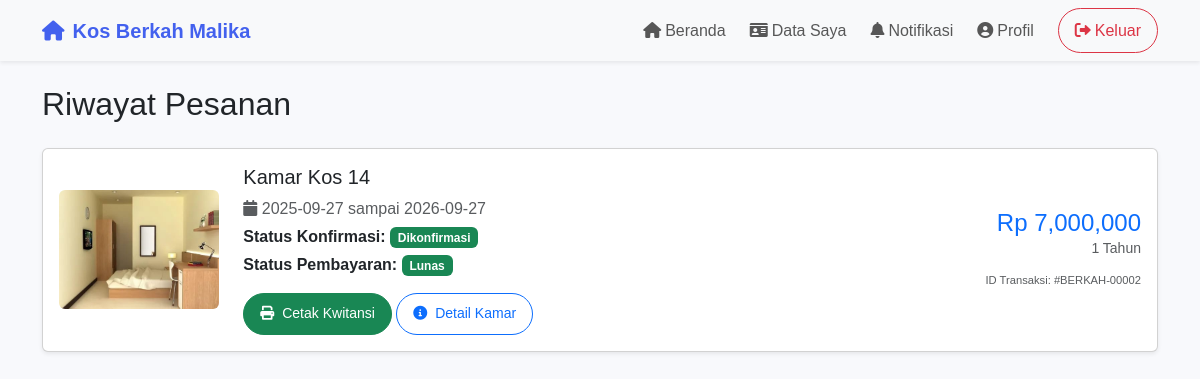
The app's page /users/pesanan_saya.php (signed in) with its own data.
### tables this page shows
CREATE TABLE IF NOT EXISTS reservasi (
    id_reservasi INT(11) NOT NULL AUTO_INCREMENT,
    id_kamar INT(11) NOT NULL,
    id_pengguna INT(11) NOT NULL,
    nama_pemesan VARCHAR(255) NOT NULL,
    email_pemesan VARCHAR(255) DEFAULT NULL,
    no_hp_pemesan VARCHAR(20) DEFAULT NULL,
    tanggal_masuk DATE NOT NULL,
    tanggal_keluar DATE NOT NULL,
    durasi_sewa VARCHAR(50) DEFAULT NULL,
    jumlah_tamu INT(11) NOT NULL DEFAULT 1,
    total_harga DECIMAL(15,2) DEFAULT 0.00,
    status_reservasi ENUM('Menunggu Pembayaran','Menunggu','Dikonfirmasi','Dibatalkan','Selesai')
        DEFAULT 'Menunggu',
    metode_pembayaran VARCHAR(50) DEFAULT 'Tunai',
    detail_pembayaran TEXT DEFAULT NULL,
    bukti_pembayaran VARCHAR(255) DEFAULT NULL,
    catatan TEXT DEFAULT NULL,
    dibuat_pada TIMESTAMP DEFAULT CURRENT_TIMESTAMP,
    diperbarui_pada TIMESTAMP DEFAULT CURRENT_TIMESTAMP
        ON UPDATE CURRENT_TIMESTAMP,
    PRIMARY KEY (id_reservasi),
    FOREIGN KEY (id_kamar) REFERENCES kamar(id_kamar) ON DELETE CASCADE,
    FOREIGN KEY (id_pengguna) REFERENCES pengguna(id_pengguna) ON DELETE CASCADE
);

CREATE TABLE IF NOT EXISTS kamar (
    id_kamar INT(11) NOT NULL AUTO_INCREMENT,
    nama_kamar VARCHAR(255) NOT NULL,
    tipe_kamar VARCHAR(100) DEFAULT NULL,
    luas_kamar VARCHAR(50) DEFAULT NULL,
    lokasi VARCHAR(255) DEFAULT NULL,
    deskripsi TEXT DEFAULT NULL,
    foto_utama VARCHAR(255) DEFAULT NULL,
    foto_lemari VARCHAR(255) DEFAULT NULL,
    foto_kasur VARCHAR(255) DEFAULT NULL,
    foto_dapur VARCHAR(255) DEFAULT NULL,
    foto_kamar_mandi VARCHAR(255) DEFAULT NULL,
    foto_lainnya VARCHAR(255) DEFAULT NULL,
    harga_per_bulan DECIMAL(15,2) DEFAULT 0.00,
    harga_per_tahun DECIMAL(15,2) DEFAULT 0.00,
    lantai INT(11) DEFAULT 1,
    status_kamar ENUM('tersedia','terisi','perbaikan') DEFAULT 'tersedia',
    dibuat_pada TIMESTAMP DEFAULT CURRENT_TIMESTAMP,
    diperbarui_pada TIMESTAMP DEFAULT CURRENT_TIMESTAMP
        ON UPDATE CURRENT_TIMESTAMP,
    PRIMARY KEY (id_kamar)
);

CREATE TABLE IF NOT EXISTS pembayaran (
    id_pembayaran INT(11) NOT NULL AUTO_INCREMENT,
    id_reservasi INT(11) NOT NULL,
    kode_pesanan VARCHAR(255) NOT NULL UNIQUE,
    id_transaksi VARCHAR(255) DEFAULT NULL,
    jumlah_bayar DECIMAL(15,2) NOT NULL,
    jenis_pembayaran VARCHAR(100) DEFAULT NULL,
    status_transaksi VARCHAR(100) DEFAULT 'menunggu',
    status_penipuan VARCHAR(100) DEFAULT NULL,
    pesan_status TEXT DEFAULT NULL,
    token_snap VARCHAR(255) DEFAULT NULL,
    url_pembayaran TEXT DEFAULT NULL,
    dibayar_pada TIMESTAMP NULL DEFAULT NULL,
    dibuat_pada TIMESTAMP DEFAULT CURRENT_TIMESTAMP,
    diperbarui_pada TIMESTAMP DEFAULT CURRENT_TIMESTAMP
        ON UPDATE CURRENT_TIMESTAMP,
    PRIMARY KEY (id_pembayaran),
    FOREIGN KEY (id_reservasi) REFERENCES reservasi(id_reservasi)
        ON DELETE CASCADE
);

### users/pesanan_saya.php (the view, shortened to what this page needs)
<?php
require_once '../config/database.php';
$user_id = $_SESSION['user_id'];
?>
<!DOCTYPE html>
<html lang="id">
<head>
    <link href="https://cdn.jsdelivr.net/npm/bootstrap@5.3.0/dist/css/bootstrap.min.css" rel="stylesheet">
    <link rel="stylesheet" href="../public/css/style.css">
    <link rel="stylesheet" href="https://cdnjs.cloudflare.com/ajax/libs/font-awesome/6.0.0/css/all.min.css">
</head>
<body>
    <nav class="navbar navbar-expand-lg navbar-light bg-light shadow-sm mb-4">
        <div class="container">
            <a class="navbar-brand text-primary fw-bold" href="../index.php"><i class="fas fa-home me-2"></i>Kos Berkah Malika</a>
            <div class="navbar-nav ms-auto d-flex flex-row align-items-center gap-2">
                <a class="nav-link" href="../index.php"><i class="fas fa-home me-1"></i>Beranda</a>
                <a class="nav-link" href="form_data_penyewa.php"><i class="fas fa-id-card me-1"></i>Data Saya</a>
                <a class="nav-link" href="notifikasi.php"><i class="fas fa-bell me-1"></i>Notifikasi</a>
                <a class="nav-link" href="profil.php"><i class="fas fa-user-circle me-1"></i>Profil</a>
                <a class="btn btn-outline-danger ms-2 rounded-pill px-3" href="../logout.php"><i class="fas fa-sign-out-alt me-1"></i>Keluar</a>
            </div>
        </div>
    </nav>
    <div class="container">
        <h2 class="mb-4">Riwayat Pesanan</h2>
        <div class="row">
            <?php
            $stmt = $conn->prepare("SELECT r.*, k.nama_kamar, k.harga_per_bulan, k.foto_utama, p.status_transaksi
                                    FROM reservasi r
                                    JOIN kamar k ON r.id_kamar = k.id_kamar
                                    LEFT JOIN pembayaran p ON r.id_reservasi = p.id_reservasi
                                    WHERE r.id_pengguna = ? AND r.status_reservasi != 'Menunggu Pembayaran'
                                    ORDER BY r.dibuat_pada DESC");
            $stmt->bind_param("i", $user_id);
            $stmt->execute();
            $result = $stmt->get_result();
            if ($result->num_rows > 0) {
                while ($row = $result->fetch_assoc()) {
            ?>
            <div class="col-md-12 mb-3">
                <div class="card shadow-sm">
                    <div class="card-body">
                        <div class="row align-items-center">
                            <div class="col-md-2">
                                <img src="../public/<?php echo htmlspecialchars($row['foto_utama']); ?>" class="img-fluid rounded" onerror="this.src='https://via.placeholder.com/150'">
                            </div>
                            <div class="col-md-7">
                                <h5 class="card-title"><?php echo htmlspecialchars($row['nama_kamar']); ?></h5>
                                <p class="mb-1 text-muted"><i class="fas fa-calendar"></i> <?php echo $row['tanggal_masuk']; ?> sampai <?php echo $row['tanggal_keluar']; ?></p>
                                <p class="mb-1"><strong>Status Konfirmasi:</strong>
                                    <?php
                                    $badge = 'bg-secondary';
                                    $status_text = $row['status_reservasi'] ?? '-';
                                    if ($row['status_reservasi'] == 'Dikonfirmasi') {
                                        $badge = 'bg-success';
                                        $status_text = 'Dikonfirmasi';
                                    } elseif ($row['status_reservasi'] == 'Dibatalkan') {
                                        $badge = 'bg-danger';
                                        $status_text = 'Dibatalkan';
                                    } elseif ($row['status_reservasi'] == 'Menunggu') {
                                        $badge = 'bg-warning text-dark';
                                        $status_text = 'Menunggu Konfirmasi Admin';
                                    } elseif ($row['status_reservasi'] == 'Selesai') {
                                        $badge = 'bg-info text-dark';
                                        $status_text = 'Selesai';
                                    }
                                    ?>
                                    <span class="badge <?php echo $badge; ?>"><?php echo $status_text; ?></span>
                                </p>
                                <p class="mb-0"><strong>Status Pembayaran:</strong>
                                    <?php
                                    $pay_badge = 'bg-secondary';
                                    $pay_status_text = 'Belum Lunas';
                                    $pt = strtolower($row['status_transaksi'] ?? '');
                                    if ($pt == 'settlement' || $pt == 'capture' || $pt == 'lunas') {
                                        $pay_badge = 'bg-success';
                                        $pay_status_text = 'Lunas';
                                    } elseif ($pt == 'pending' || $pt == 'menunggu') {
                                        $pay_badge = 'bg-warning text-dark';
                                        $pay_status_text = 'Menunggu Pembayaran';
                                    } elseif ($pt == 'cancel' || $pt == 'deny' || $pt == 'expire') {
                                        $pay_badge = 'bg-danger';
                                        $pay_status_text = 'Gagal / Expired';
                                    }
                                    ?>
                                    <span class="badge <?php echo $pay_badge; ?>"><?php echo $pay_status_text; ?></span>
                                </p>
                                <div class="mt-3">
                                    <?php if ($row['status_reservasi'] == 'Dikonfirmasi'): ?>
                                        <a href="cetak_kwitansi.php?id=<?php echo $row['id_reservasi']; ?>" target="_blank" class="btn btn-sm btn-success rounded-pill px-3">
                                            <i class="fas fa-print me-1"></i> Cetak Kwitansi
                                        </a>
                                    <?php endif; ?>
                                    <a href="detail_kamar.php?id=<?php echo $row['id_kamar']; ?>" class="btn btn-sm btn-outline-primary rounded-pill px-3">
                                        <i class="fas fa-info-circle me-1"></i> Detail Kamar
                                    </a>
                                </div>
                            </div>
                            <div class="col-md-3 text-end">
                                <?php
                                $d1 = new DateTime($row['tanggal_masuk']);
                                $d2 = new DateTime($row['tanggal_keluar']);
                                $days = $d1->diff($d2)->days;
                                $total = isset($row['total_harga']) && $row['total_harga'] > 0 ? $row['total_harga'] : ($days * ($row['harga_per_bulan'] / 30));
                                $durasi = isset($row['durasi_sewa']) ? $row['durasi_sewa'] : '1 Bulan';
                                ?>
                                <h4 class="text-primary mb-0">Rp <?php echo number_format($total); ?></h4>
                                <small class="text-muted d-block mb-2"><?php echo $durasi; ?></small>
                                <small class="text-muted" style="font-size: 0.7rem;">ID Transaksi: #BERKAH-<?php echo str_pad($row['id_reservasi'], 5, "0", STR_PAD_LEFT); ?></small>
                            </div>
                        </div>
                    </div>
                </div>
            </div>
            <?php
                }
            } else {
                echo "<div class='col-12'><div class='alert alert-info'>Anda belum memiliki pesanan.</div></div>";
            }
            ?>
        </div>
    </div>
</body>
</html>

### public/css/style.css (style rules this page uses)
:root { --primary-color: #4361ee; --secondary-color: #3f37c9; --success-color: #4cc9f0; --warning-color: #f72585; --sidebar-width: 260px; --bg-color: #f8f9fc; --success: #2ecc71; --danger: #e74c3c; --warning-std: #f1c40f; }
body { font-family: 'Poppins', sans-serif; background-color: var(--bg-color); margin: 0; padding: 0; }
.navbar-brand { font-weight: 700; color: var(--primary-color) !important; }
.btn { padding: 0.6rem 1.5rem; border-radius: 10px; font-weight: 500; }

### records on screen
reservasi: id_kamar.foto_utama (picture), id_kamar.nama_kamar "Kamar Kos 14", tanggal_masuk "2025-09-27", tanggal_keluar "2026-09-27", status_reservasi "Dikonfirmasi", pembayaran.status_transaksi "Lunas", total_harga "7,000,000", durasi_sewa "1 Tahun", id_reservasi "00002"
